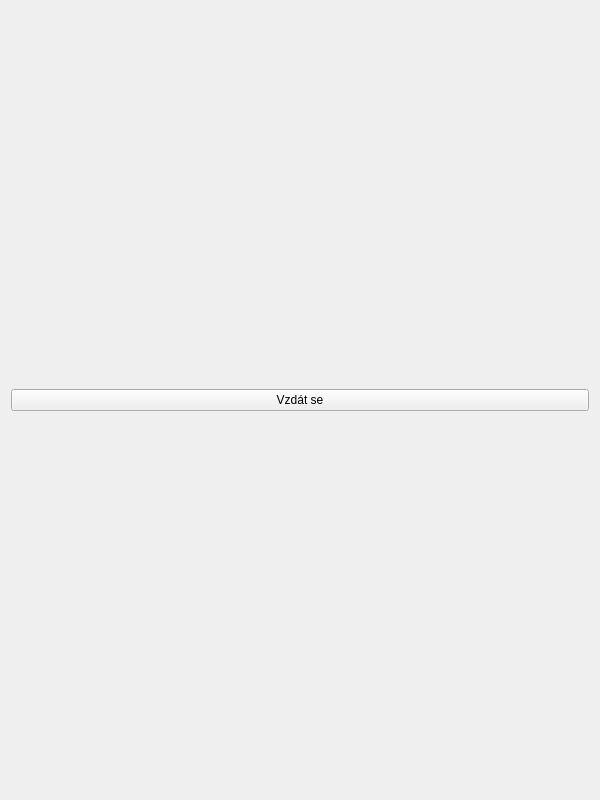
<?xml version="1.0" encoding="UTF-8"?>
<ui version="4.0">
 <class>GameView</class>
 <widget class="QWidget" name="GameView">
  <property name="geometry">
   <rect>
    <x>0</x>
    <y>0</y>
    <width>600</width>
    <height>800</height>
   </rect>
  </property>
  <property name="maximumSize">
   <size>
    <width>100000</width>
    <height>100000</height>
   </size>
  </property>
  <property name="windowTitle">
   <string>Form</string>
  </property>
  <layout class="QVBoxLayout" name="verticalLayout">
   <item>
    <layout class="QGridLayout" name="gameField"/>
   </item>
   <item>
    <widget class="QPushButton" name="pushButton">
     <property name="text">
      <string>Vzdát se</string>
     </property>
    </widget>
   </item>
  </layout>
 </widget>
 <resources/>
 <connections>
  <connection>
   <sender>pushButton</sender>
   <signal>clicked()</signal>
   <receiver>GameView</receiver>
   <slot>giveUpClicked()</slot>
   <hints>
    <hint type="sourcelabel">
     <x>409</x>
     <y>777</y>
    </hint>
    <hint type="destinationlabel">
     <x>598</x>
     <y>842</y>
    </hint>
   </hints>
  </connection>
 </connections>
 <slots>
  <slot>giveUpClicked()</slot>
 </slots>
</ui>
